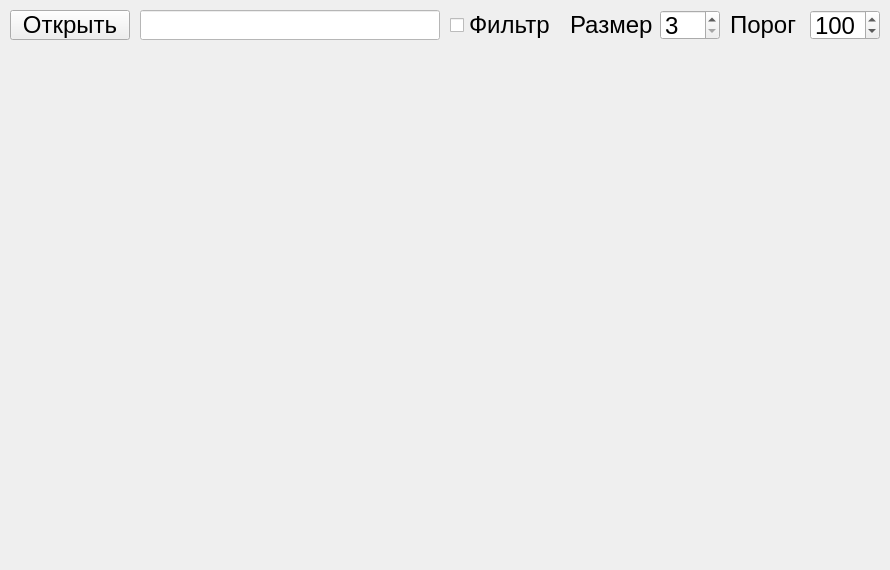
<?xml version="1.0" encoding="UTF-8"?>
<ui version="4.0">
 <class>GraphHomography</class>
 <widget class="QWidget" name="GraphHomography">
  <property name="geometry">
   <rect>
    <x>0</x>
    <y>0</y>
    <width>890</width>
    <height>570</height>
   </rect>
  </property>
  <property name="font">
   <font>
    <pointsize>18</pointsize>
   </font>
  </property>
  <property name="windowTitle">
   <string>Графики</string>
  </property>
  <widget class="QPushButton" name="pushButtonFileOpen">
   <property name="geometry">
    <rect>
     <x>10</x>
     <y>10</y>
     <width>120</width>
     <height>30</height>
    </rect>
   </property>
   <property name="font">
    <font>
     <pointsize>18</pointsize>
    </font>
   </property>
   <property name="text">
    <string>Открыть</string>
   </property>
  </widget>
  <widget class="QLabel" name="labelFilterSize">
   <property name="geometry">
    <rect>
     <x>570</x>
     <y>10</y>
     <width>90</width>
     <height>30</height>
    </rect>
   </property>
   <property name="font">
    <font>
     <pointsize>18</pointsize>
    </font>
   </property>
   <property name="text">
    <string>Размер</string>
   </property>
  </widget>
  <widget class="QSpinBox" name="spinBoxFilterSize">
   <property name="geometry">
    <rect>
     <x>660</x>
     <y>10</y>
     <width>60</width>
     <height>30</height>
    </rect>
   </property>
   <property name="minimum">
    <number>3</number>
   </property>
   <property name="maximum">
    <number>20</number>
   </property>
   <property name="value">
    <number>3</number>
   </property>
  </widget>
  <widget class="QSpinBox" name="spinBoxFilterLimit">
   <property name="geometry">
    <rect>
     <x>810</x>
     <y>10</y>
     <width>70</width>
     <height>30</height>
    </rect>
   </property>
   <property name="minimum">
    <number>0</number>
   </property>
   <property name="maximum">
    <number>255</number>
   </property>
   <property name="singleStep">
    <number>10</number>
   </property>
   <property name="value">
    <number>100</number>
   </property>
  </widget>
  <widget class="QLabel" name="labelFilterLimit">
   <property name="geometry">
    <rect>
     <x>730</x>
     <y>10</y>
     <width>80</width>
     <height>30</height>
    </rect>
   </property>
   <property name="font">
    <font>
     <pointsize>18</pointsize>
    </font>
   </property>
   <property name="text">
    <string>Порог</string>
   </property>
  </widget>
  <widget class="QLineEdit" name="lineEditFileName">
   <property name="enabled">
    <bool>false</bool>
   </property>
   <property name="geometry">
    <rect>
     <x>140</x>
     <y>10</y>
     <width>300</width>
     <height>30</height>
    </rect>
   </property>
   <property name="styleSheet">
    <string notr="true">background: white;</string>
   </property>
  </widget>
  <widget class="QCheckBox" name="checkBoxFilter">
   <property name="geometry">
    <rect>
     <x>450</x>
     <y>10</y>
     <width>120</width>
     <height>30</height>
    </rect>
   </property>
   <property name="text">
    <string>Фильтр</string>
   </property>
  </widget>
  <widget class="QCustomPlot" name="customPlotAngle">
   <property name="geometry">
    <rect>
     <x>10</x>
     <y>50</y>
     <width>430</width>
     <height>250</height>
    </rect>
   </property>
  </widget>
  <widget class="QCustomPlot" name="customPlotScale">
   <property name="geometry">
    <rect>
     <x>10</x>
     <y>310</y>
     <width>430</width>
     <height>250</height>
    </rect>
   </property>
  </widget>
  <widget class="QCustomPlot" name="customPlotDeltaX">
   <property name="geometry">
    <rect>
     <x>450</x>
     <y>50</y>
     <width>430</width>
     <height>250</height>
    </rect>
   </property>
  </widget>
  <widget class="QCustomPlot" name="customPlotDeltaY">
   <property name="geometry">
    <rect>
     <x>450</x>
     <y>310</y>
     <width>430</width>
     <height>250</height>
    </rect>
   </property>
  </widget>
 </widget>
 <customwidgets>
  <customwidget>
   <class>QCustomPlot</class>
   <extends>QFrame</extends>
   <header location="global">qcustomplot.h</header>
   <container>1</container>
  </customwidget>
 </customwidgets>
 <resources/>
 <connections/>
</ui>
